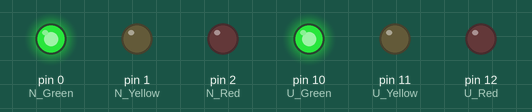
A sketch run on a simulated Arduino Uno, built with avr-gcc and run on an emulated ATmega328P. Parts: output pins drawn as LEDs (lit = HIGH).

Above: at 0.1 s.
At 5.1 s:
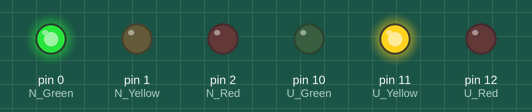
At 9.6 s:
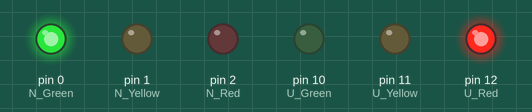
At 14.6 s:
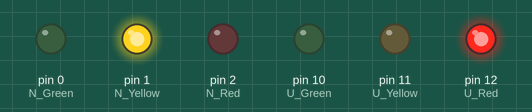
At 15.6 s:
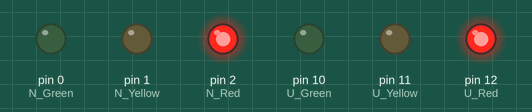
At 19.1 s:
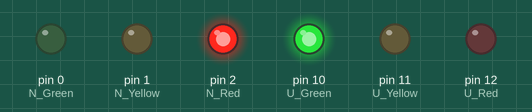
Timing chart, 0 to 20.6 s (numbered marks = the images above):
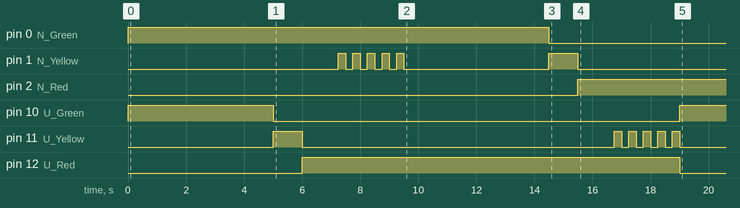

The sketch:

Controlling_Traffic_Light.ino
```cpp
#define U_Button 13
#define N_Button 7
#define U_Red 12
#define U_Yellow 11
#define U_Green 10
#define N_Red 2
#define N_Yellow 1
#define N_Green 0

#define yellowBlinkTime 250
boolean N_Traffic = false; // Upar = false Niche = true
int flowtime = 5000;  //amt of time to let traffic flow
int changeDelay = 1000; // amt of time between colour change

void setup(){
  pinMode(U_Button, INPUT);
  pinMode(N_Button, INPUT);
  pinMode(U_Red, OUTPUT);
  pinMode(U_Yellow, OUTPUT);
  pinMode(U_Green,OUTPUT);
  pinMode(N_Red,OUTPUT);
  pinMode(N_Yellow, OUTPUT);
  pinMode(N_Green, OUTPUT);

  //Initial condition of lights
  digitalWrite(U_Red, LOW);
  digitalWrite(U_Yellow, LOW);
  digitalWrite(U_Green, HIGH);
  digitalWrite(N_Red, LOW);
  digitalWrite(N_Yellow, LOW);
  digitalWrite(N_Green, HIGH);
  }
void loop(){
  if(digitalRead(N_Traffic == HIGH)){
    if(N_Traffic != true){
      N_Traffic = true;
      delay(flowtime);
      digitalWrite(U_Green, LOW);
      digitalWrite(U_Yellow, HIGH);
      delay(changeDelay);
      digitalWrite(U_Yellow,LOW);
      digitalWrite(U_Red, HIGH);
      delay(changeDelay);
      for(int a =0; a < 5; a++){
        digitalWrite(N_Yellow, LOW);
        delay(yellowBlinkTime);
        digitalWrite(N_Yellow, HIGH);
        delay(yellowBlinkTime);
      }
      digitalWrite(N_Red, LOW);
      digitalWrite(N_Yellow, LOW);
      digitalWrite(N_Green, HIGH);
    }
  }

  if(digitalRead(U_Button == HIGH)){
    if(N_Traffic == true){
      N_Traffic = false;
      delay(flowtime);
      digitalWrite(N_Green, LOW);
      digitalWrite(N_Yellow, HIGH);
      delay(changeDelay);
      digitalWrite(N_Yellow, LOW);
      digitalWrite(N_Red, HIGH);
      delay(changeDelay);
      for(int a=0;a < 5;a++){
        digitalWrite(U_Yellow,LOW);
        delay(yellowBlinkTime);
        digitalWrite(U_Yellow, HIGH);
        delay(yellowBlinkTime);
      }
      digitalWrite(U_Red, LOW);
      digitalWrite(U_Yellow, LOW);
      digitalWrite(U_Green, HIGH);
    }
  }
 }
```

Measured:
- by itself, pin 0 (N_Green): HIGH → LOW at 14.5 s
- by itself, pin 1 (N_Yellow): goes 4 × (HIGH 0.25 s, LOW 0.25 s), HIGH 0.25 s, LOW 5.0 s, HIGH 1.0 s, then LOW
- by itself, pin 2 (N_Red): LOW → HIGH at 15.5 s
- by itself, pin 10 (U_Green): HIGH → LOW at 5.0 s, → HIGH 14.0 s later
- by itself, pin 11 (U_Yellow): goes HIGH 1.0 s, LOW 10.8 s, 4 × (HIGH 0.25 s, LOW 0.25 s), HIGH 0.25 s, then LOW
- by itself, pin 12 (U_Red): LOW → HIGH at 6.0 s, → LOW 13.0 s later
